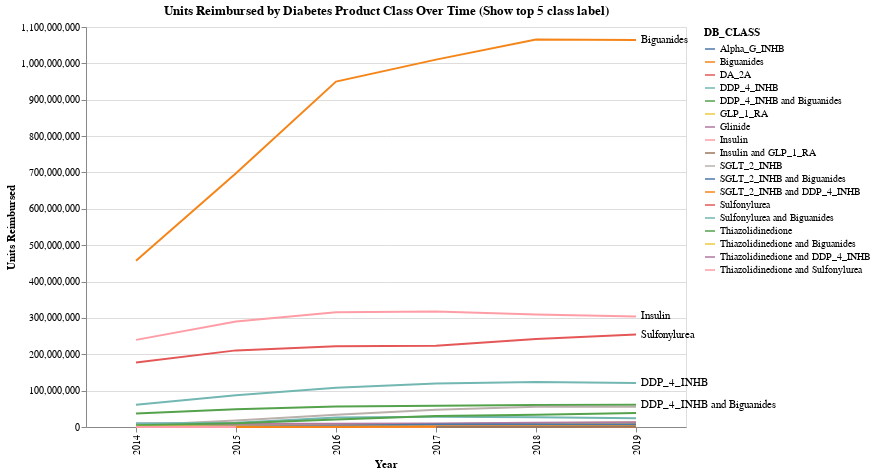

Notebook source saved alongside this figure:
### Code cell
year_2019_df = df_tab_b[df_tab_b['year'] == 2019]

top_5_categories = df_agg_sub.groupby('DB_CLASS')['units_reimbursed'].sum().nlargest(5).index.tolist()

line_chart = alt.Chart(df_tab_b).mark_line().encode(
    x=alt.X('year:O', title='Year'),  # Treat 'year' as ordinal (categorical) axis
    y=alt.Y('units_reimbursed:Q', title='Units Reimbursed'),
    color='DB_CLASS:N',  # Color lines by 'DB_CLASS'
)

# Add text labels for 'DB_CLASS'
text_chart = alt.Chart(year_2019_df).mark_text(align='left', baseline='middle', dx=5).encode(
    x=alt.X('year:O'),  # Use the same x-axis as the line chart
    y=alt.Y('units_reimbursed:Q'),  # Use the same y-axis as the line chart
    text=alt.condition(
        alt.FieldOneOfPredicate(field='DB_CLASS', oneOf=top_5_categories),
        'DB_CLASS:N',
        alt.value('')  # Show an empty string for other categories
    )
)

# Combine the line chart and text chart
chart = (line_chart + text_chart).properties(
    width=600,  # Adjust the width of the chart as needed
    height=400,  # Adjust the height of the chart as needed
    title='Units Reimbursed by Diabetes Product Class Over Time (Show top 5 class label)'  # Add a title to the chart
)

chart

### Figure 1 — Vega-Lite specification as saved in the notebook (floating-point values rounded to 4 significant figures)
{"config": {"view": {"continuousWidth": 300, "continuousHeight": 300}}, "layer": [{"data": {"name": "data-379a484da7e7a003c7ed62f96d3788b2"}, "mark": {"type": "line"}, "encoding": {"color": {"field": "DB_CLASS", "type": "nominal"}, "x": {"field": "year", "title": "Year", "type": "ordinal"}, "y": {"field": "units_reimbursed", "title": "Units Reimbursed", "type": "quantitative"}}}, {"data": {"name": "data-edddfd1dc4740a26098b610060d8ba08"}, "mark": {"type": "text", "align": "left", "baseline": "middle", "dx": 5}, "encoding": {"text": {"condition": {"test": {"field": "DB_CLASS", "oneOf": ["Biguanides", "Insulin", "Sulfonylurea", "DDP_4_INHB", "DDP_4_INHB and Biguanides"]}, "field": "DB_CLASS", "type": "nominal"}, "value": ""}, "x": {"field": "year", "type": "ordinal"}, "y": {"field": "units_reimbursed", "type": "quantitative"}}}], "height": 400, "title": "Units Reimbursed by Diabetes Product Class Over Time (Show top 5 class label)", "width": 600, "$schema": "https://vega.github.io/schema/vega-lite/v5.14.1.json", "datasets": {"data-379a484da7e7a003c7ed62f96d3788b2": [{"year": 2014, "DB_CLASS": "Alpha_G_INHB", "units_reimbursed": 4168000.0}, {"year": 2014, "DB_CLASS": "Biguanides", "units_reimbursed": 456900000.0}, {"year": 2014, "DB_CLASS": "DA_2A", "units_reimbursed": 3215000.0}, {"year": 2014, "DB_CLASS": "DDP_4_INHB", "units_reimbursed": 60940000.0}, {"year": 2014, "DB_CLASS": "DDP_4_INHB and Biguanides", "units_reimbursed": 37290000.0}, {"year": 2014, "DB_CLASS": "GLP_1_RA", "units_reimbursed": 2448000.0}, {"year": 2014, "DB_CLASS": "Glinide", "units_reimbursed": 9867000.0}, {"year": 2014, "DB_CLASS": "Insulin", "units_reimbursed": 239600000.0}, {"year": 2014, "DB_CLASS": "SGLT_2_INHB", "units_reimbursed": 4479000.0}, {"year": 2014, "DB_CLASS": "SGLT_2_INHB and Biguanides", "units_reimbursed": 11910.0}, {"year": 2014, "DB_CLASS": "Sulfonylurea", "units_reimbursed": 177200000.0}, {"year": 2014, "DB_CLASS": "Sulfonylurea and Biguanides", "units_reimbursed": 9948000.0}, {"year": 2014, "DB_CLASS": "Thiazolidinedione", "units_reimbursed": 4569000.0}, {"year": 2014, "DB_CLASS": "Thiazolidinedione and Biguanides", "units_reimbursed": 982900.0}, {"year": 2014, "DB_CLASS": "Thiazolidinedione and DDP_4_INHB", "units_reimbursed": 165400.0}, {"year": 2014, "DB_CLASS": "Thiazolidinedione and Sulfonylurea", "units_reimbursed": 60510.0}, {"year": 2015, "DB_CLASS": "Alpha_G_INHB", "units_reimbursed": 6185000.0}, {"year": 2015, "DB_CLASS": "Biguanides", "units_reimbursed": 697500000.0}, {"year": 2015, "DB_CLASS": "DA_2A", "units_reimbursed": 3303000.0}, {"year": 2015, "DB_CLASS": "DDP_4_INHB", "units_reimbursed": 87540000.0}, {"year": 2015, "DB_CLASS": "DDP_4_INHB and Biguanides", "units_reimbursed": 49020000.0}, {"year": 2015, "DB_CLASS": "GLP_1_RA", "units_reimbursed": 3933000.0}, {"year": 2015, "DB_CLASS": "Glinide", "units_reimbursed": 9041000.0}, {"year": 2015, "DB_CLASS": "Insulin", "units_reimbursed": 290200000.0}, {"year": 2015, "DB_CLASS": "SGLT_2_INHB", "units_reimbursed": 18190000.0}, {"year": 2015, "DB_CLASS": "SGLT_2_INHB and Biguanides", "units_reimbursed": 1177000.0}, {"year": 2015, "DB_CLASS": "SGLT_2_INHB and DDP_4_INHB", "units_reimbursed": 76070.0}, {"year": 2015, "DB_CLASS": "Sulfonylurea", "units_reimbursed": 210700000.0}, {"year": 2015, "DB_CLASS": "Sulfonylurea and Biguanides", "units_reimbursed": 11580000.0}, {"year": 2015, "DB_CLASS": "Thiazolidinedione", "units_reimbursed": 10020000.0}, {"year": 2015, "DB_CLASS": "Thiazolidinedione and Biguanides", "units_reimbursed": 683400.0}, {"year": 2015, "DB_CLASS": "Thiazolidinedione and DDP_4_INHB", "units_reimbursed": 427900.0}, {"year": 2015, "DB_CLASS": "Thiazolidinedione and Sulfonylurea", "units_reimbursed": 70410.0}, {"year": 2016, "DB_CLASS": "Alpha_G_INHB", "units_reimbursed": 7459000.0}, {"year": 2016, "DB_CLASS": "Biguanides", "units_reimbursed": 949900000.0}, {"year": 2016, "DB_CLASS": "DA_2A", "units_reimbursed": 3306000.0}, {"year": 2016, "DB_CLASS": "DDP_4_INHB", "units_reimbursed": 107600000.0}, {"year": 2016, "DB_CLASS": "DDP_4_INHB and Biguanides", "units_reimbursed": 56260000.0}, {"year": 2016, "DB_CLASS": "GLP_1_RA", "units_reimbursed": 5671000.0}, {"year": 2016, "DB_CLASS": "Glinide", "units_reimbursed": 8977000.0}, {"year": 2016, "DB_CLASS": "Insulin", "units_reimbursed": 315700000.0}, {"year": 2016, "DB_CLASS": "SGLT_2_INHB", "units_reimbursed": 33760000.0}, {"year": 2016, "DB_CLASS": "SGLT_2_INHB and Biguanides", "units_reimbursed": 3717000.0}, {"year": 2016, "DB_CLASS": "SGLT_2_INHB and DDP_4_INHB", "units_reimbursed": 317400.0}, {"year": 2016, "DB_CLASS": "Sulfonylurea", "units_reimbursed": 222400000.0}, {"year": 2016, "DB_CLASS": "Sulfonylurea and Biguanides", "units_reimbursed": 26180000.0}, {"year": 2016, "DB_CLASS": "Thiazolidinedione", "units_reimbursed": 20670000.0}, {"year": 2016, "DB_CLASS": "Thiazolidinedione and Biguanides", "units_reimbursed": 726700.0}, {"year": 2016, "DB_CLASS": "Thiazolidinedione and DDP_4_INHB", "units_reimbursed": 479300.0}, {"year": 2016, "DB_CLASS": "Thiazolidinedione and Sulfonylurea", "units_reimbursed": 83270.0}, {"year": 2017, "DB_CLASS": "Alpha_G_INHB", "units_reimbursed": 8322000.0}, {"year": 2017, "DB_CLASS": "Biguanides", "units_reimbursed": 1010000000.0}, {"year": 2017, "DB_CLASS": "DA_2A", "units_reimbursed": 3096000.0}, {"year": 2017, "DB_CLASS": "DDP_4_INHB", "units_reimbursed": 119500000.0}, {"year": 2017, "DB_CLASS": "DDP_4_INHB and Biguanides", "units_reimbursed": 58470000.0}, {"year": 2017, "DB_CLASS": "GLP_1_RA", "units_reimbursed": 7473000.0}, {"year": 2017, "DB_CLASS": "Glinide", "units_reimbursed": 9631000.0}, {"year": 2017, "DB_CLASS": "Insulin", "units_reimbursed": 317600000.0}, {"year": 2017, "DB_CLASS": "Insulin and GLP_1_RA", "units_reimbursed": 62110.0}, {"year": 2017, "DB_CLASS": "SGLT_2_INHB", "units_reimbursed": 47320000.0}, {"year": 2017, "DB_CLASS": "SGLT_2_INHB and Biguanides", "units_reimbursed": 6669000.0}, {"year": 2017, "DB_CLASS": "SGLT_2_INHB and DDP_4_INHB", "units_reimbursed": 497100.0}, {"year": 2017, "DB_CLASS": "Sulfonylurea", "units_reimbursed": 223700000.0}, {"year": 2017, "DB_CLASS": "Sulfonylurea and Biguanides", "units_reimbursed": 28440000.0}, {"year": 2017, "DB_CLASS": "Thiazolidinedione", "units_reimbursed": 30480000.0}, {"year": 2017, "DB_CLASS": "Thiazolidinedione and Biguanides", "units_reimbursed": 1037000.0}, {"year": 2017, "DB_CLASS": "Thiazolidinedione and DDP_4_INHB", "units_reimbursed": 464400.0}, {"year": 2017, "DB_CLASS": "Thiazolidinedione and Sulfonylurea", "units_reimbursed": 73200.0}, {"year": 2018, "DB_CLASS": "Alpha_G_INHB", "units_reimbursed": 8890000.0}, {"year": 2018, "DB_CLASS": "Biguanides", "units_reimbursed": 1066000000.0}, {"year": 2018, "DB_CLASS": "DA_2A", "units_reimbursed": 3092000.0}, {"year": 2018, "DB_CLASS": "DDP_4_INHB", "units_reimbursed": 123600000.0}, {"year": 2018, "DB_CLASS": "DDP_4_INHB and Biguanides", "units_reimbursed": 60750000.0}, {"year": 2018, "DB_CLASS": "GLP_1_RA", "units_reimbursed": 10040000.0}, {"year": 2018, "DB_CLASS": "Glinide", "units_reimbursed": 11970000.0}, {"year": 2018, "DB_CLASS": "Insulin", "units_reimbursed": 309600000.0}, {"year": 2018, "DB_CLASS": "Insulin and GLP_1_RA", "units_reimbursed": 274400.0}, {"year": 2018, "DB_CLASS": "SGLT_2_INHB", "units_reimbursed": 55360000.0}, {"year": 2018, "DB_CLASS": "SGLT_2_INHB and Biguanides", "units_reimbursed": 6771000.0}, {"year": 2018, "DB_CLASS": "SGLT_2_INHB and DDP_4_INHB", "units_reimbursed": 689200.0}, {"year": 2018, "DB_CLASS": "Sulfonylurea", "units_reimbursed": 242000000.0}, {"year": 2018, "DB_CLASS": "Sulfonylurea and Biguanides", "units_reimbursed": 26870000.0}, {"year": 2018, "DB_CLASS": "Thiazolidinedione", "units_reimbursed": 33840000.0}, {"year": 2018, "DB_CLASS": "Thiazolidinedione and Biguanides", "units_reimbursed": 1159000.0}, {"year": 2018, "DB_CLASS": "Thiazolidinedione and DDP_4_INHB", "units_reimbursed": 258600.0}, {"year": 2018, "DB_CLASS": "Thiazolidinedione and Sulfonylurea", "units_reimbursed": 72460.0}, {"year": 2019, "DB_CLASS": "Alpha_G_INHB", "units_reimbursed": 9948000.0}, {"year": 2019, "DB_CLASS": "Biguanides", "units_reimbursed": 1064000000.0}, {"year": 2019, "DB_CLASS": "DA_2A", "units_reimbursed": 2443000.0}, {"year": 2019, "DB_CLASS": "DDP_4_INHB", "units_reimbursed": 120800000.0}, {"year": 2019, "DB_CLASS": "DDP_4_INHB and Biguanides", "units_reimbursed": 60960000.0}, {"year": 2019, "DB_CLASS": "GLP_1_RA", "units_reimbursed": 12700000.0}, {"year": 2019, "DB_CLASS": "Glinide", "units_reimbursed": 12820000.0}, {"year": 2019, "DB_CLASS": "Insulin", "units_reimbursed": 304000000.0}, {"year": 2019, "DB_CLASS": "Insulin and GLP_1_RA", "units_reimbursed": 397300.0}, {"year": 2019, "DB_CLASS": "SGLT_2_INHB", "units_reimbursed": 55510000.0}, {"year": 2019, "DB_CLASS": "SGLT_2_INHB and Biguanides", "units_reimbursed": 6126000.0}, {"year": 2019, "DB_CLASS": "SGLT_2_INHB and DDP_4_INHB", "units_reimbursed": 902200.0}, {"year": 2019, "DB_CLASS": "Sulfonylurea", "units_reimbursed": 254300000.0}, {"year": 2019, "DB_CLASS": "Sulfonylurea and Biguanides", "units_reimbursed": 24280000.0}, {"year": 2019, "DB_CLASS": "Thiazolidinedione", "units_reimbursed": 38770000.0}, {"year": 2019, "DB_CLASS": "Thiazolidinedione and Biguanides", "units_reimbursed": 1178000.0}, {"year": 2019, "DB_CLASS": "Thiazolidinedione and DDP_4_INHB", "units_reimbursed": 8010.0}, {"year": 2019, "DB_CLASS": "Thiazolidinedione and Sulfonylurea", "units_reimbursed": 37630.0}], "data-edddfd1dc4740a26098b610060d8ba08": [{"year": 2019, "DB_CLASS": "Alpha_G_INHB", "units_reimbursed": 9948000.0}, {"year": 2019, "DB_CLASS": "Biguanides", "units_reimbursed": 1064000000.0}, {"year": 2019, "DB_CLASS": "DA_2A", "units_reimbursed": 2443000.0}, {"year": 2019, "DB_CLASS": "DDP_4_INHB", "units_reimbursed": 120800000.0}, {"year": 2019, "DB_CLASS": "DDP_4_INHB and Biguanides", "units_reimbursed": 60960000.0}, {"year": 2019, "DB_CLASS": "GLP_1_RA", "units_reimbursed": 12700000.0}, {"year": 2019, "DB_CLASS": "Glinide", "units_reimbursed": 12820000.0}, {"year": 2019, "DB_CLASS": "Insulin", "units_reimbursed": 304000000.0}, {"year": 2019, "DB_CLASS": "Insulin and GLP_1_RA", "units_reimbursed": 397300.0}, {"year": 2019, "DB_CLASS": "SGLT_2_INHB", "units_reimbursed": 55510000.0}, {"year": 2019, "DB_CLASS": "SGLT_2_INHB and Biguanides", "units_reimbursed": 6126000.0}, {"year": 2019, "DB_CLASS": "SGLT_2_INHB and DDP_4_INHB", "units_reimbursed": 902200.0}, {"year": 2019, "DB_CLASS": "Sulfonylurea", "units_reimbursed": 254300000.0}, {"year": 2019, "DB_CLASS": "Sulfonylurea and Biguanides", "units_reimbursed": 24280000.0}, {"year": 2019, "DB_CLASS": "Thiazolidinedione", "units_reimbursed": 38770000.0}, {"year": 2019, "DB_CLASS": "Thiazolidinedione and Biguanides", "units_reimbursed": 1178000.0}, {"year": 2019, "DB_CLASS": "Thiazolidinedione and DDP_4_INHB", "units_reimbursed": 8010.0}, {"year": 2019, "DB_CLASS": "Thiazolidinedione and Sulfonylurea", "units_reimbursed": 37630.0}]}}
